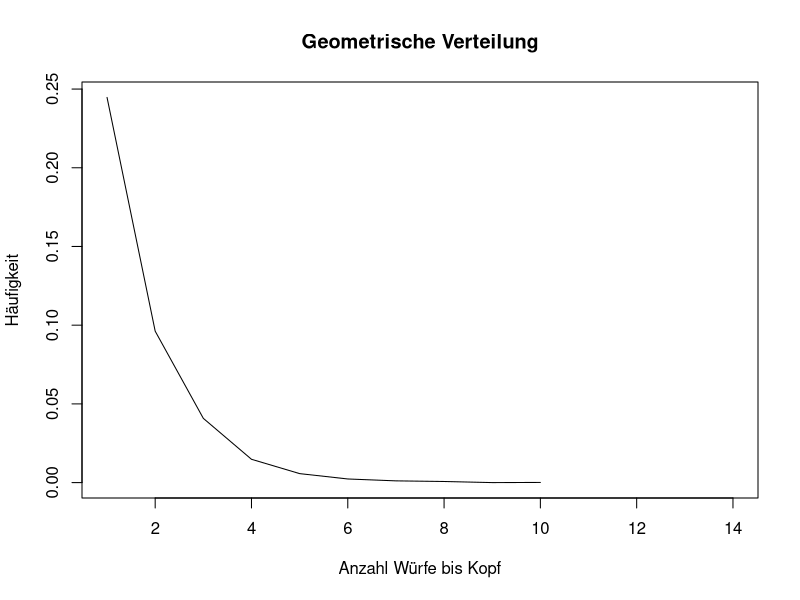

This figure's R source:
countbiskopf = function() {
  # p=0.6 bedeutet: Die Chance, Kopf zu werfen, beträgt 3/5
  m=c('Kopf','Zahl','Zahl','Kopf','Kopf')
  i='Zahl'
  count=0
  # Zähle die Würfe, bis Kopf kommt
  while (i=='Zahl') {
    i = sample(m,1)
    if (i=='Zahl') count=count+1
  }
  count
}
# Wenn du beim ersten Mal einen Kopf bekommst, zählt count nichts und du bekommst 0 Würfe bis zum Erfolg zurück.
# Du hast dann also immer die Anzahl der Münzwürfe minus 1 als Rückgabewert.
# Ich würde den Aufgabentext so interpretieren, dass auch der erfolgreiche Wurf mitgezählt werden muss.

verteilung = function(wdh) {
  # Definiere Vektor der Länge 10
  a=c(0,0,0,0,0,0,0,0,0,0)
  # Für die Anzahl der Wiederholungen
  for (i in 1:wdh) {
    # Bestimme Wert
    k=countbiskopf()
    # Speichere den Wert im Vektor
    a[k] = a[k]+1
  }
  a
}

plot(verteilung(10000)/10000,main='Geometrische Verteilung',type='l'
     ,xlab='Anzahl Würfe bis Kopf',ylab='Häufigkeit')


